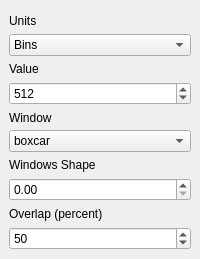
  <widget class="QDockWidget" name="DW_fft">
   <property name="sizePolicy">
    <sizepolicy hsizetype="Preferred" vsizetype="Preferred">
     <horstretch>0</horstretch>
     <verstretch>0</verstretch>
    </sizepolicy>
   </property>
   <property name="minimumSize">
    <size>
     <width>159</width>
     <height>259</height>
    </size>
   </property>
   <property name="maximumSize">
    <size>
     <width>524287</width>
     <height>300</height>
    </size>
   </property>
   <property name="font">
    <font>
     <weight>50</weight>
     <bold>false</bold>
    </font>
   </property>
   <property name="floating">
    <bool>false</bool>
   </property>
   <property name="features">
    <set>QDockWidget::AllDockWidgetFeatures</set>
   </property>
   <property name="allowedAreas">
    <set>Qt::AllDockWidgetAreas</set>
   </property>
   <property name="windowTitle">
    <string>FFT</string>
   </property>
   <attribute name="dockWidgetArea">
    <number>1</number>
   </attribute>
   <widget class="QWidget" name="dockWidgetContents_2">
    <layout class="QVBoxLayout" name="verticalLayout_3">
     <property name="spacing">
      <number>1</number>
     </property>
     <property name="sizeConstraint">
      <enum>QLayout::SetMaximumSize</enum>
     </property>
     <item>
      <widget class="QLabel" name="label_7">
       <property name="text">
        <string>Units</string>
       </property>
      </widget>
     </item>
     <item>
      <widget class="QComboBox" name="fftUnits_CB">
       <item>
        <property name="text">
         <string>Bins</string>
        </property>
       </item>
       <item>
        <property name="text">
         <string>Hz</string>
        </property>
       </item>
      </widget>
     </item>
     <item>
      <widget class="QLabel" name="label_8">
       <property name="text">
        <string>Value</string>
       </property>
      </widget>
     </item>
     <item>
      <widget class="QSpinBox" name="fftValue_SB">
       <property name="toolTip">
        <string>&lt;html&gt;&lt;head/&gt;&lt;body&gt;&lt;p&gt;BINS : number of FFT bins (&lt;span style=&quot; font-weight:600;&quot;&gt;default: 512&lt;/span&gt;)&lt;/p&gt;&lt;p&gt;or&lt;/p&gt;&lt;p&gt;Hz : bin size in Hz&lt;/p&gt;&lt;p&gt;&lt;br/&gt;&lt;/p&gt;&lt;/body&gt;&lt;/html&gt;</string>
       </property>
       <property name="maximum">
        <number>999999999</number>
       </property>
       <property name="value">
        <number>512</number>
       </property>
      </widget>
     </item>
     <item>
      <widget class="QLabel" name="label_15">
       <property name="text">
        <string>Window</string>
       </property>
      </widget>
     </item>
     <item>
      <widget class="QComboBox" name="fftWindow_CB">
       <property name="toolTip">
        <string>&lt;html&gt;&lt;head/&gt;&lt;body&gt;&lt;p&gt;Welch's method window function (&lt;span style=&quot; font-weight:600;&quot;&gt;default: hann&lt;/span&gt;)&lt;/p&gt;&lt;/body&gt;&lt;/html&gt;</string>
       </property>
       <property name="cli" stdset="0">
        <string>--fft-window</string>
       </property>
       <item>
        <property name="text">
         <string>boxcar</string>
        </property>
       </item>
       <item>
        <property name="text">
         <string>hann</string>
        </property>
       </item>
       <item>
        <property name="text">
         <string>hamming</string>
        </property>
       </item>
       <item>
        <property name="text">
         <string>blackman</string>
        </property>
       </item>
       <item>
        <property name="text">
         <string>bartlett</string>
        </property>
       </item>
       <item>
        <property name="text">
         <string>kaiser</string>
        </property>
       </item>
       <item>
        <property name="text">
         <string>tukey</string>
        </property>
       </item>
      </widget>
     </item>
     <item>
      <widget class="QLabel" name="fftWindowShapeLabel">
       <property name="text">
        <string>Windows Shape</string>
       </property>
      </widget>
     </item>
     <item>
      <widget class="QDoubleSpinBox" name="fftWindowShape_FT">
       <property name="toolTip">
        <string>&lt;html&gt;&lt;head/&gt;&lt;body&gt;&lt;p&gt;shape parameter of window function (required for kaiser and tukey windows)&lt;/p&gt;&lt;/body&gt;&lt;/html&gt;</string>
       </property>
       <property name="cli" stdset="0">
        <string>--fft-window-param</string>
       </property>
      </widget>
     </item>
     <item>
      <widget class="QLabel" name="label_16">
       <property name="text">
        <string>Overlap (percent)</string>
       </property>
      </widget>
     </item>
     <item>
      <widget class="QSpinBox" name="fftOverlap_SB">
       <property name="toolTip">
        <string>&lt;html&gt;&lt;head/&gt;&lt;body&gt;&lt;p&gt;Welch's method overlap between segments (&lt;span style=&quot; font-weight:600;&quot;&gt;default: 50&lt;/span&gt;)&lt;/p&gt;&lt;/body&gt;&lt;/html&gt;</string>
       </property>
       <property name="value">
        <number>50</number>
       </property>
       <property name="cli" stdset="0">
        <string>--fft-overlap</string>
       </property>
      </widget>
     </item>
    </layout>
   </widget>
  </widget>
